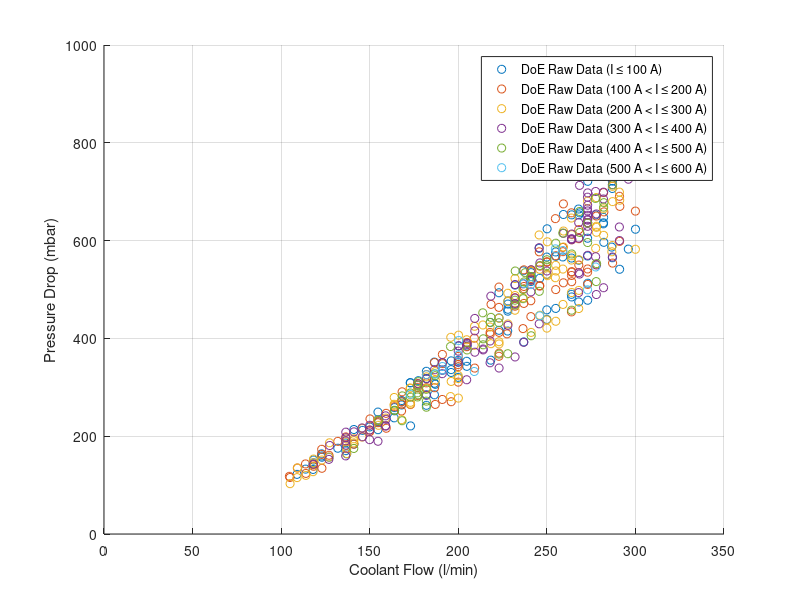

The MATLAB source for this figure: (Note: this script raises an error after producing the figure.)
clear
clc

%% load data
addpath('vendor_provision')
load('doe_raw_data_mat.mat')

%% separate data by stack current
index_sub_100  = find(doe_raw_data_mat(:,3) <= 100);
index_sub_200  = find(doe_raw_data_mat(:,3) > 100 & doe_raw_data_mat(:,3) <= 200);
index_sub_300  = find(doe_raw_data_mat(:,3) > 200 & doe_raw_data_mat(:,3) <= 300);
index_sub_400  = find(doe_raw_data_mat(:,3) > 300 & doe_raw_data_mat(:,3) <= 400);
index_sub_500  = find(doe_raw_data_mat(:,3) > 400 & doe_raw_data_mat(:,3) <= 500);
index_sub_600  = find(doe_raw_data_mat(:,3) > 500 & doe_raw_data_mat(:,3) <= 600);

%% compute pressure drops in mbar
drop_sub_100 = 1000*(doe_raw_data_mat(index_sub_100,47) - doe_raw_data_mat(index_sub_100,48));
drop_sub_200 = 1000*(doe_raw_data_mat(index_sub_200,47) - doe_raw_data_mat(index_sub_200,48));
drop_sub_300 = 1000*(doe_raw_data_mat(index_sub_300,47) - doe_raw_data_mat(index_sub_300,48));
drop_sub_400 = 1000*(doe_raw_data_mat(index_sub_400,47) - doe_raw_data_mat(index_sub_400,48));
drop_sub_500 = 1000*(doe_raw_data_mat(index_sub_500,47) - doe_raw_data_mat(index_sub_500,48));
drop_sub_600 = 1000*(doe_raw_data_mat(index_sub_600,47) - doe_raw_data_mat(index_sub_600,48));

%% compute means
mean_sub_100 = mean(drop_sub_100);
mean_sub_200 = mean(drop_sub_200);
mean_sub_300 = mean(drop_sub_300);
mean_sub_400 = mean(drop_sub_400);
mean_sub_500 = mean(drop_sub_500);
mean_sub_600 = mean(drop_sub_600);

%% make plot
fig = figure;
hold on
grid on

plot(doe_raw_data_mat(index_sub_100,32), drop_sub_100, 'o')
plot(doe_raw_data_mat(index_sub_200,32), drop_sub_200, 'o')
plot(doe_raw_data_mat(index_sub_300,32), drop_sub_300, 'o')
plot(doe_raw_data_mat(index_sub_400,32), drop_sub_400, 'o')
plot(doe_raw_data_mat(index_sub_500,32), drop_sub_500, 'o')
plot(doe_raw_data_mat(index_sub_600,32), drop_sub_600, 'o')

xlabel('Coolant Flow (l/min)')
ylabel('Pressure Drop (mbar)')
xlim([0,350])
ylim([0, 1000])

lgd = legend('DoE Raw Data (I \leq 100 A)', ...
        'DoE Raw Data (100 A < I \leq 200 A)', ...
        'DoE Raw Data (200 A < I \leq 300 A)', ...
        'DoE Raw Data (300 A < I \leq 400 A)', ...
        'DoE Raw Data (400 A < I \leq 500 A)', ...
        'DoE Raw Data (500 A < I \leq 600 A)');

lgd.Location = 'northwest';

%% save plot
saveas(fig,'coolant_pressure_drop_estimation_current_clustered.fig')
saveas(fig,'coolant_pressure_drop_estimation_current_clustered.png')